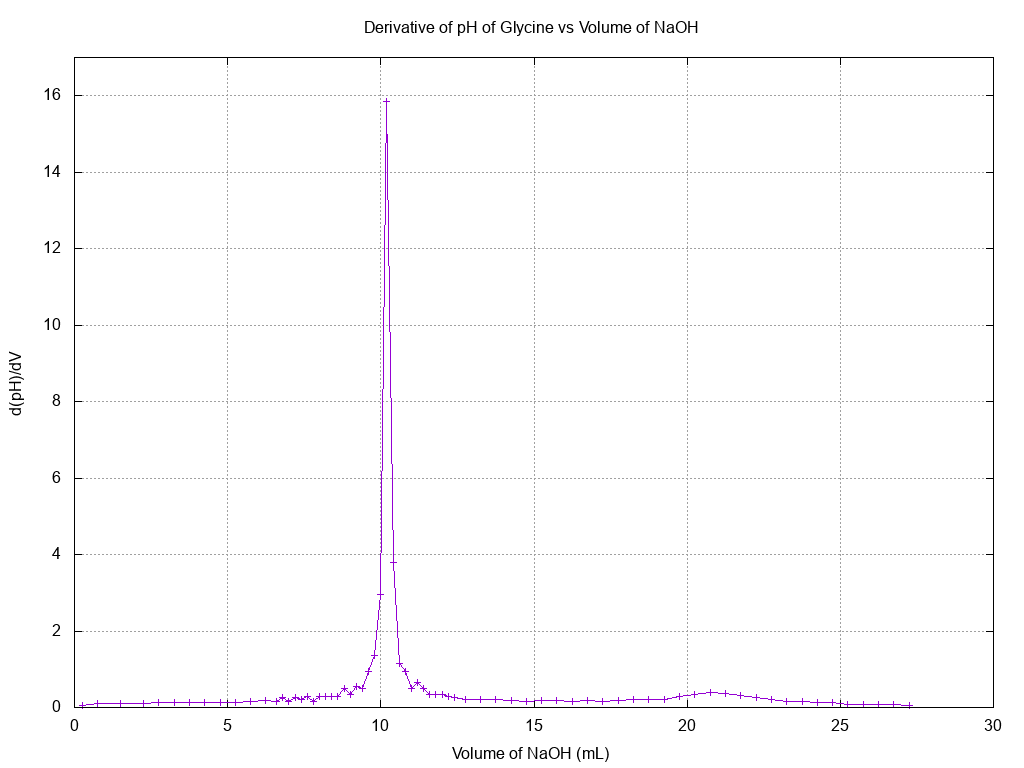

The gnuplot source for this figure:
set title "Derivative of pH of Glycine vs Volume of NaOH"
set yrange [0:17]
set ylabel "d(pH)/dV"
set xlabel "Volume of NaOH (mL)"
set term png size 1024,768
set output "pH_volume_derivative.png"
set style line 1 \
    linecolor rgb '#0060ad' \
    linetype 1 linewidth 1 \
    pointtype 2 pointsize 0.5
x0=NaN
y0=NaN
plot 'pH_volume_data' using (dx=$1-x0,x0=$1,$1-dx/2):(dy=$2-y0,y0=$2,dy/dx) title '' with linespoints
